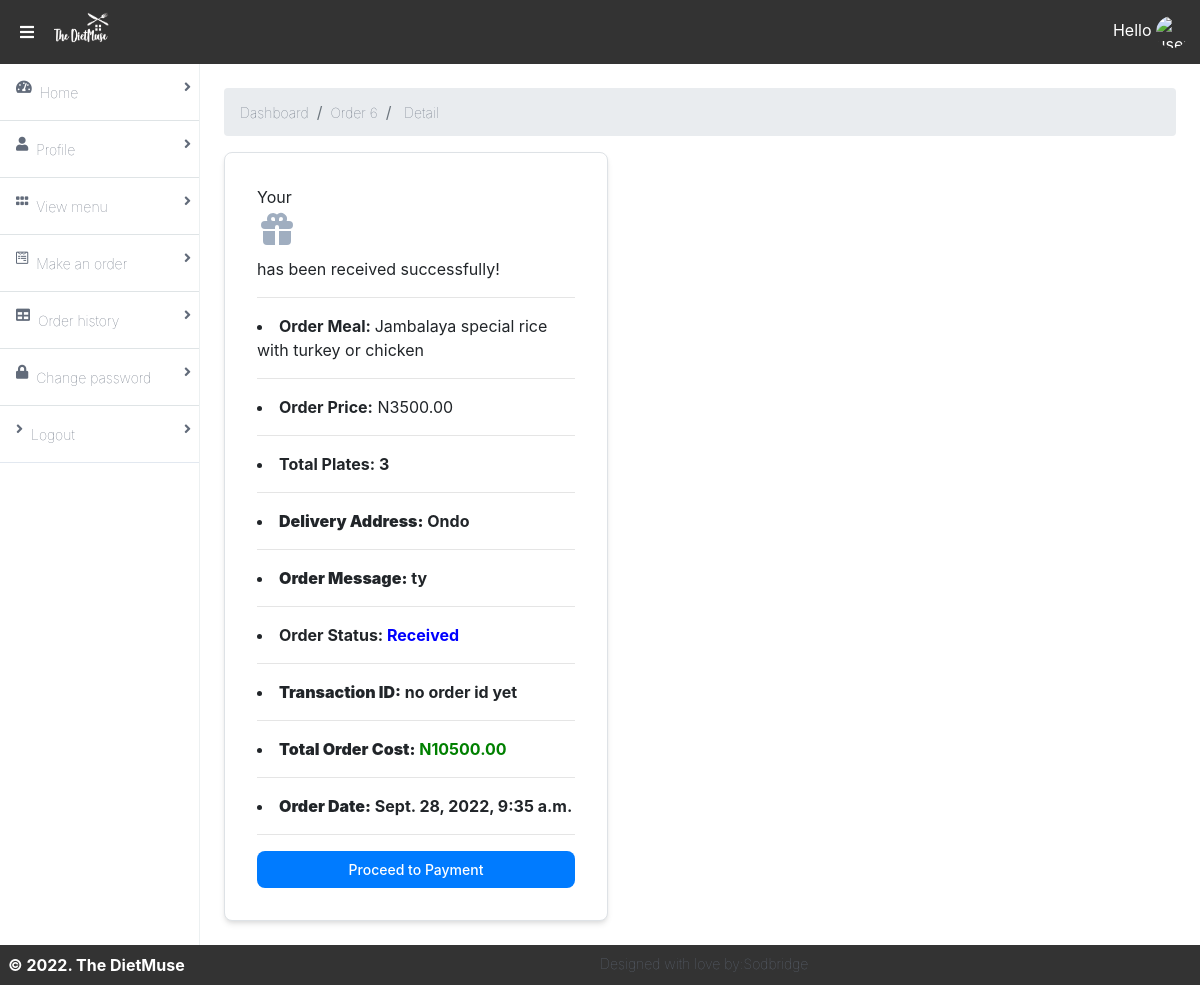
/customer-order/detail/6/, run on an earlier commit of the app's database.
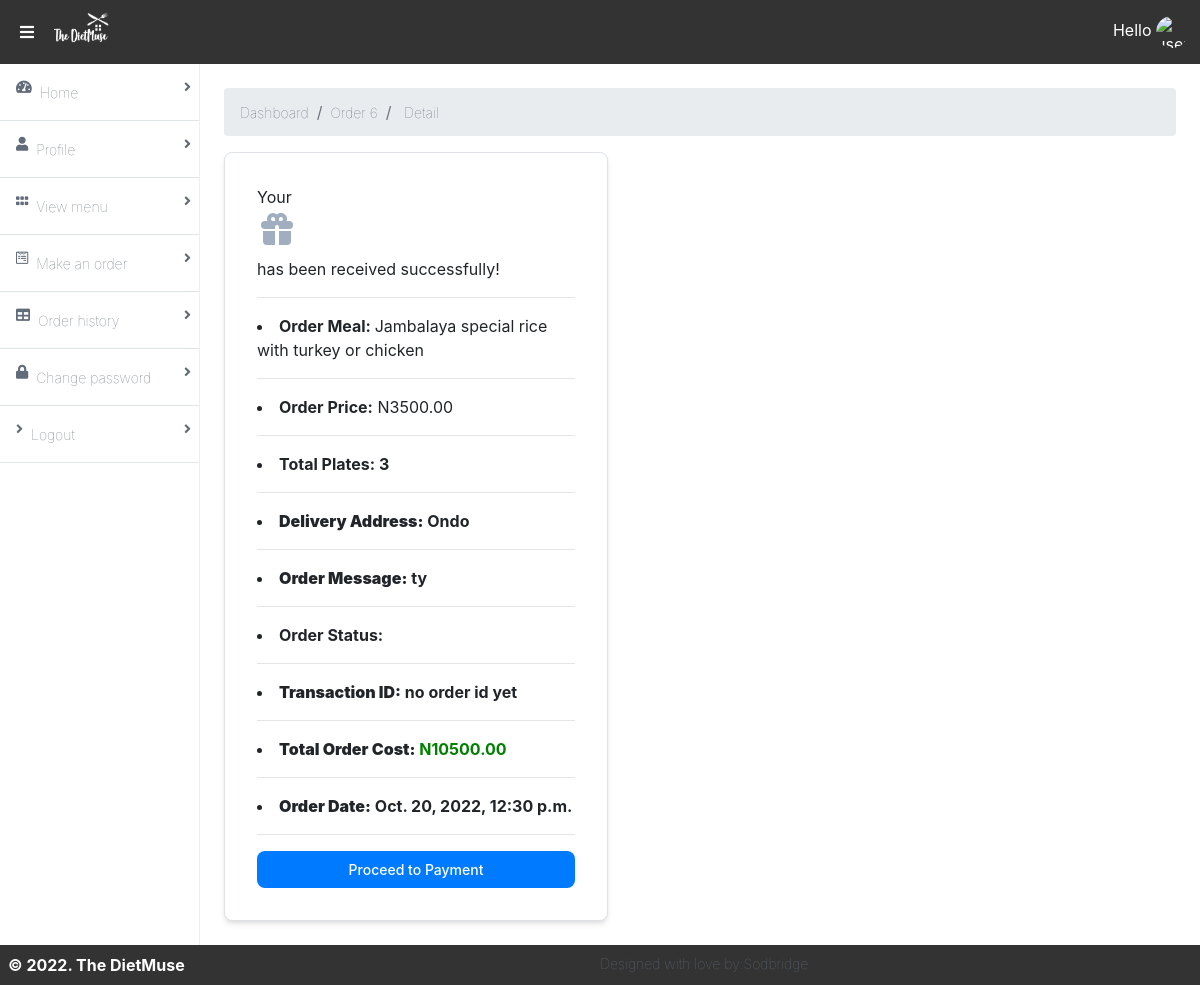
And on a later commit of the database.
### app/models.py (models this page shows, shortened)
class FoodOrder(models.Model):
    menu = models.ForeignKey(Food, related_name='my_food_order', on_delete=models.CASCADE, help_text=u'Select meal.')
    date_needed = models.DateField(help_text=u'Date you need this order: mm/dd/yy')
    no_of_plates = models.CharField(max_length=100, help_text=u'How many many guest(s) owns this meal?')
    message = models.TextField(blank=True, help_text=u'Any special message you want us to know for this order?')
    user = models.ForeignKey(User, related_name='users', on_delete=models.CASCADE, null=True)
    delivery_address = models.TextField(default='Ondo', help_text=u'Please enter the full address for easy delivery.')
    order_status = models.CharField(max_length=50, choices=order_delivery_status, blank=True, default='Received')
    payment_status = models.CharField(max_length=50, choices=order_payment_status, blank=True, default='Pending')
    total_cost = models.DecimalField(max_digits=10, null=True, decimal_places=2)
    order_id = models.CharField(max_length=50, blank=True, default='no order id yet')
    date_created = models.DateTimeField(auto_now=True)
    class Meta:
        ordering = ('-date_created',)

class Food(models.Model):
    name = models.CharField(max_length=200, db_index=True)
    slug = models.SlugField(max_length=200, db_index=True)
    category = models.ForeignKey(Category, related_name='categories', null=True, on_delete=models.CASCADE)
    image = models.ImageField(upload_to='food-menu/',blank=True)
    day = models.CharField(max_length=20, choices=week_choices, default='Munchy Monday')
    description = models.TextField(blank=True)
    return_policy = models.TextField(blank=True, null=True,)
    price = models.DecimalField(max_digits=10, null=True, decimal_places=2)
    available = models.BooleanField(default=True)
    created = models.DateTimeField(auto_now_add=True)
    updated = models.DateTimeField(auto_now=True)
    class Meta:
        index_together = (('id', 'slug'),)

### accounts/views.py (the view)
# urls.py: path('customer-order/detail/<str:pk>/', FoodOrdersDetailView.as_view(template_name='foodorder_detail.html'), name='order-detail'),
class FoodOrdersDetailView(DetailView):
	model = FoodOrder

### accounts/templates/foodorder_detail.html (shortened to what this page needs)
{% extends 'base.html' %}
{% load static %}
{% load crispy_forms_tags %}
{% block content %}
<main class="bg-white-500 flex-1 p-6 overflow-hidden">
<nav aria-label="breadcrumb">
  <ol class="breadcrumb">
    <li class="breadcrumb-item"><a class="font-sans font-hairline hover:font-normal text-sm text-nav-item no-underline" href="{% url 'dashboard' %}">Dashboard</a></li>
    <li class="breadcrumb-item"><a class="font-sans font-hairline hover:font-normal text-sm text-nav-item no-underline" href="#">Order {{ object.id }}</a></li>
    <li class="breadcrumb-item active" aria-current="page"> <span class="font-sans font-hairline hover:font-normal text-sm text-nav-item no-underline">Detail</span></li>
  </ol>
</nav>
  <div class="flex flex-col">
    <div class="p-8 max-w-sm bg-white rounded-lg border border-gray-200 shadow-md dark:bg-gray-800 dark:border-gray-700"> <p> Your
       has been received successfully!</p> <hr>
      <li><b>Order Meal: </b>{{ object.menu.name }} </li> <hr>
      <li><b>Order Price:</b> N{{ object.menu.price }}</li> <hr>
      <li><b>Total Plates: {{ object.no_of_plates }}</li> <hr>
      <li><b>Delivery Address:</b> {{ object.delivery_address }}</li> <hr>
      <li><b>Order Message:</b> {{ object.message }}</li> <hr>
      <li>Order Status:
        {% if object.order_status  == 'Received' %}
          <span style="color:blue;">Received</span>
        {% elif object.payment_status  == 'Incoming' %}
          <span style="color:yellow;">Incoming</span>
        {% elif object.payment_status  == 'Delivered' %}
          <span style="color:green;">Delivered</span>
        {% elif object.payment_status  == 'Rejected' %}
          <span style="color:red;">Rejected</span>
       {% endif %}
     </li> <hr>
      <li><b>Transaction ID:</b> {{ object.order_id }}</li> <hr>
      <li><b>Total Order Cost:</b><span style="color:green"> N{{ object.total_cost }}</span></li> <hr>
      <li><b>Order Date:</b> {{ object.date_created }} </li> <hr>
      <a href="https://paystack.com/pay/thedietmuse" target="_blank" class="inline-flex items-center py-2 px-3 text-sm font-medium text-center text-white bg-blue-700 rounded-lg hover:bg-blue-800 focus:ring-4 focus:outline-none focus:ring-blue-300 dark:bg-blue-600 dark:hover:bg-blue-700 dark:focus:ring-blue-800 btn-block btn-primary">
      Proceed to Payment
      </a>
</div>
  </div>
</main>
{% endblock content %}

What changed in the data, as far as the page shows it:
changed FoodOrder "Ondo": date_created "Sept. 28, 2022, 9:35 a.m." → "Oct. 20, 2022, 12:30 p.m."; order_status "Received" → "Delivered" (drawn)
Also different on the page:
text no longer shown: "Received"
